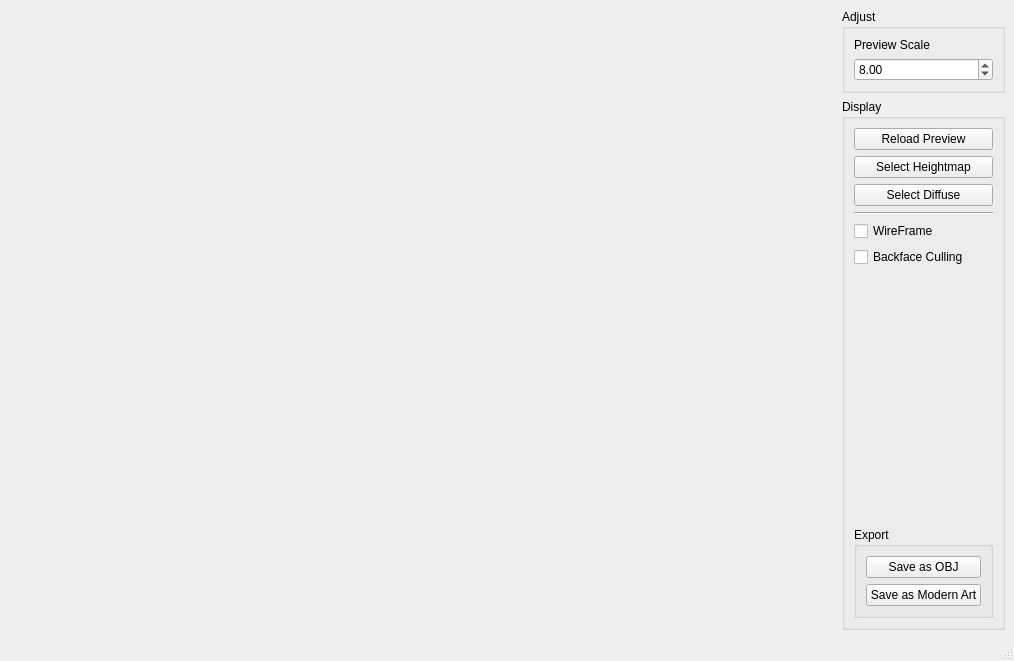
<?xml version="1.0" encoding="UTF-8"?>
<ui version="4.0">
 <class>MainWindow</class>
 <widget class="QMainWindow" name="MainWindow">
  <property name="geometry">
   <rect>
    <x>0</x>
    <y>0</y>
    <width>1014</width>
    <height>661</height>
   </rect>
  </property>
  <property name="windowTitle">
   <string>Nodenoise Previewer</string>
  </property>
  <property name="windowOpacity">
   <double>1.000000000000000</double>
  </property>
  <widget class="QWidget" name="centralwidget">
   <layout class="QGridLayout" name="s_mainWindowGridLayout">
    <item row="0" column="1">
     <widget class="QGroupBox" name="s_adjustGB">
      <property name="title">
       <string>Adjust</string>
      </property>
      <layout class="QGridLayout" name="gridLayout">
       <item row="1" column="0">
        <widget class="QDoubleSpinBox" name="m_mapScaler">
         <property name="value">
          <double>8.000000000000000</double>
         </property>
        </widget>
       </item>
       <item row="0" column="0">
        <widget class="QLabel" name="label">
         <property name="text">
          <string>Preview Scale</string>
         </property>
        </widget>
       </item>
      </layout>
     </widget>
    </item>
    <item row="1" column="0">
     <spacer name="horizontalSpacer_2">
      <property name="orientation">
       <enum>Qt::Horizontal</enum>
      </property>
      <property name="sizeHint" stdset="0">
       <size>
        <width>40</width>
        <height>20</height>
       </size>
      </property>
     </spacer>
    </item>
    <item row="1" column="1">
     <widget class="QGroupBox" name="s_displayGB">
      <property name="title">
       <string>Display</string>
      </property>
      <layout class="QGridLayout" name="gridLayout_2">
       <item row="3" column="0">
        <widget class="Line" name="line_2">
         <property name="orientation">
          <enum>Qt::Horizontal</enum>
         </property>
        </widget>
       </item>
       <item row="2" column="0">
        <widget class="QPushButton" name="m_loadDiffuse">
         <property name="text">
          <string>Select Diffuse</string>
         </property>
        </widget>
       </item>
       <item row="4" column="0">
        <widget class="QCheckBox" name="m_wireframe">
         <property name="text">
          <string>WireFrame</string>
         </property>
        </widget>
       </item>
       <item row="1" column="0">
        <widget class="QPushButton" name="m_loadHeightMap">
         <property name="text">
          <string>Select Heightmap</string>
         </property>
        </widget>
       </item>
       <item row="5" column="0">
        <widget class="QCheckBox" name="m_backfaceCulling">
         <property name="text">
          <string>Backface Culling</string>
         </property>
        </widget>
       </item>
       <item row="7" column="0">
        <spacer name="verticalSpacer">
         <property name="orientation">
          <enum>Qt::Vertical</enum>
         </property>
         <property name="sizeHint" stdset="0">
          <size>
           <width>20</width>
           <height>40</height>
          </size>
         </property>
        </spacer>
       </item>
       <item row="0" column="0">
        <widget class="QPushButton" name="m_reloadMaps">
         <property name="text">
          <string>Reload Preview</string>
         </property>
        </widget>
       </item>
       <item row="8" column="0">
        <widget class="QGroupBox" name="s_exportGB">
         <property name="title">
          <string>Export </string>
         </property>
         <layout class="QGridLayout" name="gridLayout_3">
          <item row="0" column="0">
           <widget class="QPushButton" name="m_objExport">
            <property name="text">
             <string>Save as OBJ</string>
            </property>
           </widget>
          </item>
          <item row="1" column="0">
           <widget class="QPushButton" name="m_artExport">
            <property name="text">
             <string>Save as Modern Art</string>
            </property>
           </widget>
          </item>
         </layout>
        </widget>
       </item>
      </layout>
     </widget>
    </item>
   </layout>
  </widget>
  <widget class="QMenuBar" name="menubar">
   <property name="geometry">
    <rect>
     <x>0</x>
     <y>0</y>
     <width>1014</width>
     <height>25</height>
    </rect>
   </property>
  </widget>
  <widget class="QStatusBar" name="statusbar"/>
 </widget>
 <resources/>
 <connections/>
</ui>
